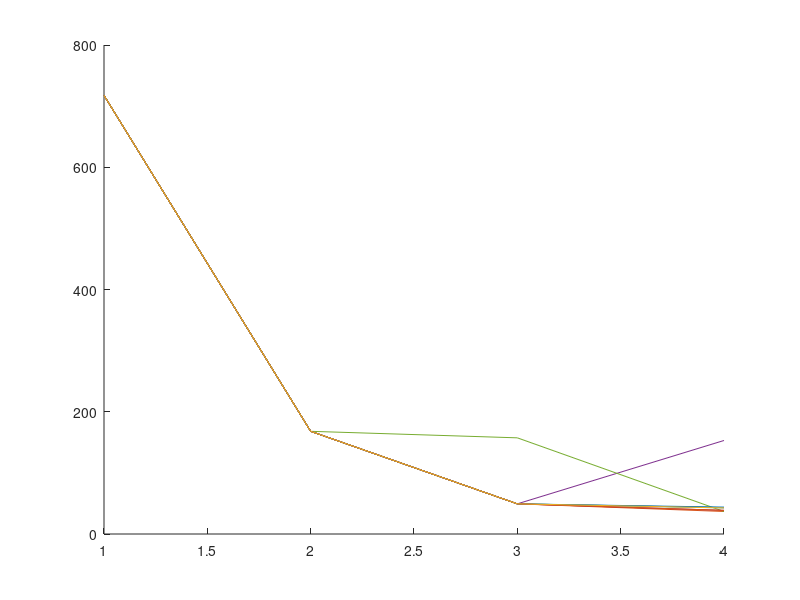
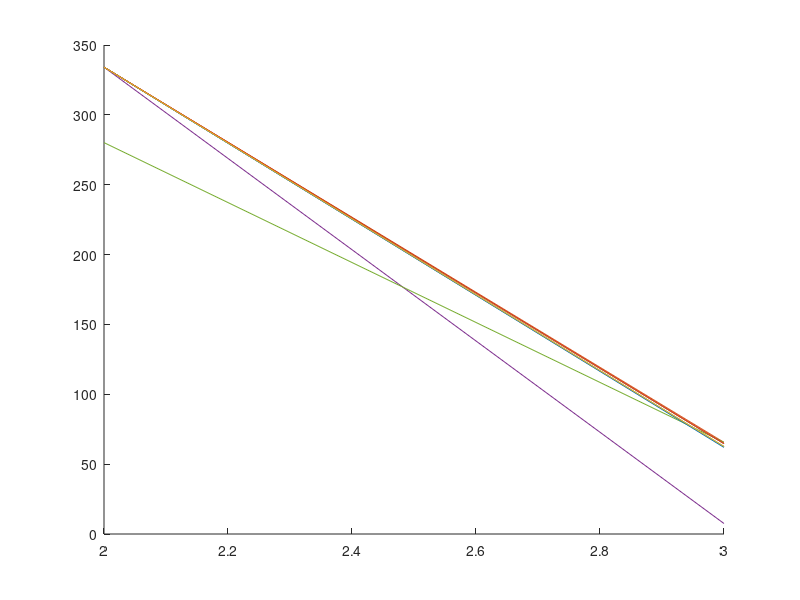
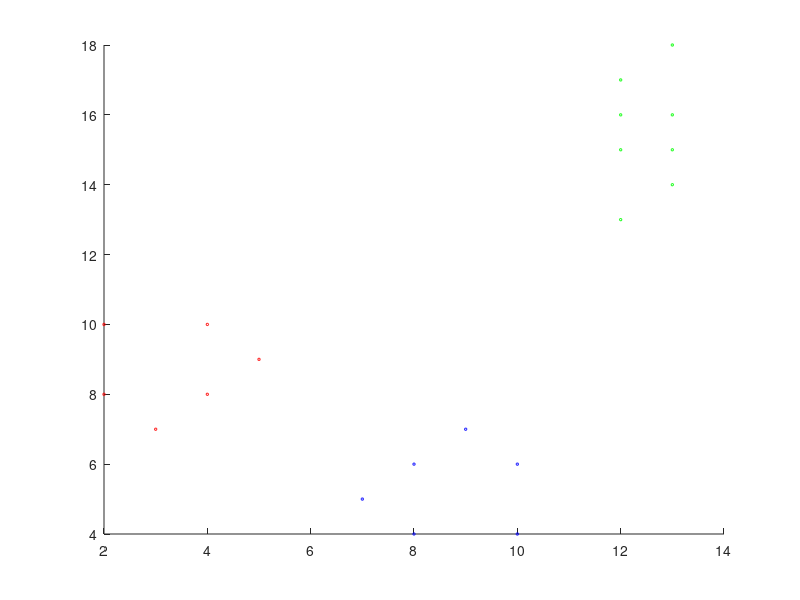

The MATLAB source for these figures, in order: (Note: this script raises an error after producing the figures.)
    mat_test = [1,11;11,3;6,8;6,7;6,6;12,14];
    
    v_r = 0:0.5:20;
    i_l = length(v_r);
    mat_rows = repmat(v_r, [i_l,1]);
    mat_cols = mat_rows';
    
    mat_test = cat(3, mat_rows, mat_cols);
    mat_test = reshape(mat_test, i_l*i_l, 2, 1);

    
    i_k = 3;
    mat_train = [2,10; 2,8; 3,7; 4,10; 4,8; 5,9; 7,5; 8,6; 9,7; 10,6; 10,4; 8,4; 12,16; 13,15; 13,14; 13,16; 12,17; 12,13; 12,15; 13,18];
    v_class = [1,1,1,1,1,1,2,2,2,2,2,2,3,3,3,3,3,3,3,3]';
    v_class = v_class*2;

%     for i_inc = 1:length(v_class)
%         i_class = v_class(i_inc);
%         v_point = mat_train(i_inc,:);
%         if(i_class == 2)
%             v_point = v_point.*[3,1];
%         elseif(i_class == 3)
%             v_point = v_point.*[1,4];
%         end 
%     end
    
    
    %% Cross Validation and SVN testing
%     v_model = [1, 1, 3, 1, 1];
%     v_results_subset = fnTestSubset(mat_train, v_class, v_model, [1,2,3]);
%     mat_results = fnCrossValidate( mat_train, v_class, v_model, 5, 'False' );

    
    %% K-means clustering
    v_unique = v_class(unique(v_class));
    i_unique_count = max(v_unique);
    
    
    i_reps = 10;
    i_Ks = i_unique_count+2;
    v_x = [2:(i_Ks-1)]';
    mat_sum = zeros(i_Ks, i_reps);
    mat_diff = zeros(i_Ks-2, i_reps);
    
    for i_rep = 1:i_reps
        v_square_sum = zeros(1,i_Ks)';
       
        for i_inc = 1:i_Ks
            [v_indexes, mat_centers, v_dist] = kmeans(mat_train, i_inc);
            v_square_sum(i_inc) = sum(v_dist);
        end
        v_left = v_square_sum(1:(length(v_square_sum)-2));
        v_right = v_square_sum(3:length(v_square_sum));
        
        v_diff = -(v_right-v_left)/2;
        
%         plot(v_x,v_diff,'Color',k(i_rep,:));
        mat_sum(:,i_rep) = v_square_sum;
        mat_diff(:,i_rep) = v_diff;

    end
    
    figure(1);
%     colormap('default');
    hold all;
    plot([1:i_Ks],mat_sum);
    
    figure(2);
%     colormap('default');

    hold all;
    plot(v_x ,mat_diff);
    
    
        
    b_show_knn = 1;
    b_show_cm = 0;
    b_show_lr = 0;
    b_plot_test_lines = 0;
    
    i_dimensions_count = size(mat_train,2);
    i_test_points_count = size(mat_test,1);    
    i_train_points_count = size(mat_train,1);

    % Get information about unique classes
    v_unique = sort(unique(v_class))';
    i_classes_count = length(v_unique);
    mat_class = repmat(v_class,[1,i_classes_count]);
    mat_unique = repmat(v_unique, [i_train_points_count,1]);
    
    % unique classes along column axis
    mat_class_indicator = (mat_class==mat_unique);
    v_class = sum(mat_class_indicator.*mat_unique,2);

    % Gen index position of class
    % should be same as above if classes numbered 1,2,3,...
    v_index = 1:i_classes_count;
    mat_indexes = repmat(v_index, [i_train_points_count,1]);
    v_indexes = sum(mat_indexes.*mat_class_indicator,2);
    
    mat_center = zeros(i_classes_count, i_dimensions_count);
    mat_centers = zeros(i_train_points_count, i_dimensions_count);
    
    mat_lookup = [v_unique', v_index'];
    


    
    
    
    
    
    
    
    
    
    
    
    
    
    
    
    
    
    
    %% Routines to draw graphs
    
    v_types = ['o','+','*','.','x','s','d','^','v','<','>','p','h'];
    v_styles = ['-','--',':','-.'];
    v_colors = [1,0,0; 0,0,1; 0,1,0; 1,1,0];
    mat_colors = v_colors(v_indexes,:);
    mat_types = v_types(v_indexes);

    hFigure = figure(100);
    
    
    %% Draws training data with class center
    hAxes = axes('Parent', hFigure);
    xlim(hAxes,[0 20]);
    ylim(hAxes,[0 20]);
    hold(hAxes,'all');
    hold off;
    
    
    %% Draw training points
    f_train_width = 3;
    if(i_dimensions_count == 3)
        scatter3(mat_train(:,1), mat_train(:,2), mat_train(:,3), f_train_width, mat_colors);
    else
        scatter(mat_train(:,1), mat_train(:,2), f_train_width, mat_colors);        
    end
    
    %% Draw training lines
    for i_class = 1:i_classes_count
        v_indices_to_use = mat_class_indicator(:,i_class);
        mat_data = mat_train(v_indices_to_use, :);
        
        v_mean = fnPCA(mat_data);
        
        for i_point = 1:size(mat_data,1);
            v_use = mat_data(i_point,:);
            v_x = [v_use(1) v_mean(1)];
            v_y = [v_use(2) v_mean(2)];

            if (i_dimensions_count == 3)
                v_z = [v_use(3) v_mean(3)];
                line(v_x, v_y, v_z, 'Color', v_colors(i_class,:), 'LineWidth', f_train_width);
            else
                line(v_x, v_y, 'Color', v_colors(i_class,:), 'LineWidth', f_train_width);
            end
        end
        
        
        mat_center(i_class,:) = v_mean;  
    end

    
    mat_centers = mat_center(v_indexes,:);
    
    %% Begin drawing Test Points
    v_class_knn = fnKNN(mat_test, mat_train, v_class, i_k);
    v_class_cm = fnCentroidMethod(mat_test, mat_train, v_class);
    v_class_lr = fnLinearRegression(mat_test, mat_train, v_class);

    
%     mat_unique_test = repmat(v_unique, [i_test_points_count, 1]);
%     mat_class_knn = repmat(v_class_knn,[1,i_classes_count]);
%     mat_class_cm = repmat(v_class_cm,[1,i_classes_count]);
%     mat_class_lr = repmat(v_class_lr,[1,i_classes_count]);
% 
%     mat_ind_class_knn = sum((mat_unique_test==mat_class_knn).*mat_unique_test,2);
%     mat_ind_class_cm = sum((mat_unique_test==mat_class_cm).*mat_unique_test,2);
%     mat_ind_class_lr = sum((mat_unique_test==mat_class_lr).*mat_unique_test,2);
%     
    v_class_knn = class2index(v_unique,v_class_knn);
    v_class_cm = class2index(v_unique,v_class_cm);
    v_class_lr = class2index(v_unique,v_class_lr);
    
    mat_colors_knn = v_colors(v_class_knn,:);
    mat_colors_cm = v_colors(v_class_cm,:);
    mat_colors_lr = v_colors(v_class_lr,:);
    
    f_train_width = 3;
    hold on;
    if(b_show_knn)
        if(i_dimensions_count == 3)
            scatter3(mat_test(:,1), mat_test(:,2), mat_test(:,3), f_train_width, mat_colors_knn);            
        else
            scatter(mat_test(:,1), mat_test(:,2), f_train_width, mat_colors_knn);        
        end
    end
    if(b_show_cm)
        if(i_dimensions_count == 3)
            scatter3(mat_test(:,1), mat_test(:,2), mat_test(:,3), f_train_width, mat_colors_cm);
        else
            scatter(mat_test(:,1), mat_test(:,2), f_train_width, mat_colors_cm);        
        end
    end
    if(b_show_lr)
        if(i_dimensions_count == 3)
            scatter3(mat_test(:,1), mat_test(:,2), mat_test(:,3), f_train_width, mat_colors_lr);
        else
            scatter(mat_test(:,1), mat_test(:,2), f_train_width, mat_colors_lr);
        end
    end
    
    
    
    
% %     f_test_width=0.5;
% %     %% Draw test lines
% %     if(b_plot_test_lines)
% % 
% %         for i_test_point = 1:i_test_points_count
% %             v_use = mat_test(i_test_point,:); 
% %             v_mean_knn = mat_center(v_class_knn(i_test_point),:);
% %             v_mean_cm = mat_center(v_class_cm(i_test_point),:);
% %             v_mean_lr = mat_center(v_class_lr(i_test_point),:);
% %         
% % %             display([' v_use = ', num2str(v_use)]);
% % %             display([' KNN = ', num2str(v_unique(v_class_knn(i_test_point))), ...
% % %                      ' CM = ', num2str(v_unique(v_class_cm(i_test_point))), ...
% % %                      ' LR = ', num2str(v_unique(v_class_lr(i_test_point)))]);
% %         
% %             v_x_knn = [v_use(1) v_mean_knn(1)];
% %             v_x_cm = [v_use(1) v_mean_cm(1)];
% %             v_x_lr = [v_use(1) v_mean_lr(1)];
% % 
% %             v_y_knn = [v_use(2) v_mean_knn(2)];
% %             v_y_cm = [v_use(2) v_mean_cm(2)];
% %             v_y_lr = [v_use(2) v_mean_lr(2)];
% % 
% %             if (i_dimensions_count == 3)
% %                 v_z_knn = [v_use(3) v_mean_knn(3)];
% %                 v_z_cm = [v_use(3) v_mean_cm(3)];
% %                 v_z_lr = [v_use(3) v_mean_lr(3)];
% % 
% %                 if(b_show_knn)
% %                     line(v_x_knn, v_y_knn, v_z_knn, 'Color', v_colors(v_class_knn(i_test_point),:), 'LineStyle', v_styles(1), 'LineWidth', f_test_width);
% %                 end
% %                 if(b_show_cm)
% %                     line(v_x_cm, v_y_cm, v_z_cm, 'Color', v_colors(v_class_cm(i_test_point),:), 'LineStyle', v_styles(2), 'LineWidth', f_test_width);
% %                 end
% %                 if(b_show_lr)
% %                      line(v_x_lr, v_y_lr, v_z_lr, 'Color', v_colors(v_class_lr(i_test_point),:), 'LineStyle', v_styles(3), 'LineWidth', f_test_width);
% %                 end
% %             else
% %                 if(b_show_knn)
% %                     line(v_x_knn, v_y_knn, 'Color', v_colors(v_class_knn(i_test_point),:), 'LineStyle', v_styles(1), 'LineWidth', f_test_width);
% %                 end
% %                 if(b_show_cm)
% %                     line(v_x_cm, v_y_cm, 'Color', v_colors(v_class_cm(i_test_point),:), 'LineStyle', v_styles(2), 'LineWidth', f_test_width);
% %                 end
% %                 if(b_show_lr)
% %                     line(v_x_lr, v_y_lr, 'Color', v_colors(v_class_lr(i_test_point),:), 'LineStyle', v_styles(3), 'LineWidth', f_test_width);
% %                 end
% %             end        
% % 
% %         end
% %     end
% %     
% %     
% %     
% %     %% Draw user clicked test points
% %     
% %     b_continue = 1;
% %     key = '';
% %     
% %     hold on;
% %     f_test_width=2.5;
% %     while(b_continue)
% %         [x,y,button] = ginput(1);
% %         display([' x = ', num2str(x), ' ; y = ', num2str(y)]);
% %         key = get(hFigure, 'CurrentCharacter');
% % 
% %         if((button==1))
% %             b_continue = 1;
% %             v_use = [x y];
% %             i_class_knn = fnKNN(v_use, mat_train, v_class, i_k);
% %             i_class_cm = fnCentroidMethod(v_use, mat_train, v_class);
% %             i_class_lr = fnLinearRegression(v_use, mat_train, v_class);
% % 
% %             i_class_knn = class2index(v_unique, i_class_knn);
% %             i_class_cm = class2index(v_unique, i_class_cm);
% %             i_class_lr = class2index(v_unique, i_class_lr);
% %     
% % 
% %             v_mean_knn = mat_center(i_class_knn,:);
% %             v_mean_cm = mat_center(i_class_cm,:);
% %             v_mean_lr = mat_center(i_class_lr,:);
% % 
% %             display([' v_use = ', num2str(v_use)]);
% %             display([' KNN = ', num2str(v_unique(i_class_knn)), ...
% %                      ' CM = ', num2str(v_unique(i_class_cm)), ...
% %                      ' LR = ', num2str(v_unique(i_class_lr))]);
% % 
% %             v_x_knn = [v_use(1) v_mean_knn(1)];
% %             v_x_cm = [v_use(1) v_mean_cm(1)];
% %             v_x_lr = [v_use(1) v_mean_lr(1)];
% % 
% %             v_y_knn = [v_use(2) v_mean_knn(2)];
% %             v_y_cm = [v_use(2) v_mean_cm(2)];
% %             v_y_lr = [v_use(2) v_mean_lr(2)];
% % 
% %             if (i_dimensions_count == 3)
% %                 v_z_knn = [v_use(3) v_mean_knn(3)];
% %                 v_z_cm = [v_use(3) v_mean_cm(3)];
% %                 v_z_lr = [v_use(3) v_mean_lr(3)];
% % 
% %                 if(b_show_knn)
% %                     if(b_plot_test_lines)
% %                         line(v_x_knn, v_y_knn, v_z_knn, 'Color', v_colors(i_class_knn,:), 'LineStyle', v_styles(1), 'LineWidth', f_test_width);
% %                     else
% %                         plot3(v_use(1), v_use(2), v_use(3), 'Marker', 'o', 'LineWidth', f_test_width, 'MarkerSize', f_test_width,  'Color', v_colors(i_class_knn,:), 'MarkerFaceColor', v_colors(i_class_knn,:));
% %                     end
% %                 end
% %                 if(b_show_cm)
% %                     if(b_plot_test_lines)
% %                         line(v_x_cm, v_y_cm, v_z_cm, 'Color', v_colors(i_class_cm,:), 'LineStyle', v_styles(2), 'LineWidth', f_test_width);
% %                     else
% %                         plot3(v_use(1), v_use(2), v_use(3), 'Marker', 'o', 'LineWidth', f_test_width, 'MarkerSize', f_test_width, 'Color', v_colors(i_class_cm,:), 'MarkerFaceColor', v_colors(i_class_cm,:));                        
% %                     end
% %                 end
% %                 if(b_show_lr)
% %                     if(b_plot_test_lines)
% %                         line(v_x_lr, v_y_lr, v_z_lr, 'Color', v_colors(i_class_lr,:), 'LineStyle', v_styles(3), 'LineWidth', f_test_width);
% %                     else
% %                         plot3(v_use(1), v_use(2), v_use(3), 'Marker', 'o', 'LineWidth', f_test_width, 'MarkerSize', f_test_width, 'Color', v_colors(i_class_knn,:), 'MarkerFaceColor', v_colors(i_class_knn,:));
% %                     end
% %                 end
% %             else
% %                 if(b_show_knn)
% %                     if(b_plot_test_lines)
% %                         line(v_x_knn, v_y_knn, 'Color', v_colors(i_class_knn,:), 'LineStyle', v_styles(1), 'LineWidth', f_test_width);
% %                     else
% %                         plot(v_use(1), v_use(2), 'Marker', 'o', 'LineWidth', f_test_width, 'MarkerSize', f_test_width, 'Color', v_colors(i_class_knn,:), 'MarkerFaceColor', v_colors(i_class_knn,:));                        
% %                     end
% %                 end
% %                 if(b_show_cm)
% %                     if(b_plot_test_lines)
% %                         line(v_x_cm, v_y_cm, 'Color', v_colors(i_class_cm,:), 'LineStyle', v_styles(2), 'LineWidth', f_test_width);
% %                     else
% %                         plot(v_use(1), v_use(2), 'Marker', 'o', 'LineWidth', f_test_width, 'MarkerSize', f_test_width, 'Color', v_colors(i_class_cm,:), 'MarkerFaceColor', v_colors(i_class_cm,:));                                                
% %                     end
% %                 end
% %                 if(b_show_lr)
% %                     if(b_plot_test_lines)
% %                         line(v_x_lr, v_y_lr, 'Color', v_colors(i_class_lr,:), 'LineStyle', v_styles(3), 'LineWidth', f_test_width);
% %                     else
% %                         plot(v_use(1), v_use(2), 'Marker', 'o', 'LineWidth', f_test_width, 'MarkerSize', f_test_width, 'Color', v_colors(i_class_lr,:), 'MarkerFaceColor', v_colors(i_class_lr,:));                        
% %                     end
% %                 end
% %             end        
% % 
% %         else
% %             b_continue = 0;
% %         end
% %         
% %         
% %     
% %         
% %     end
% % 
